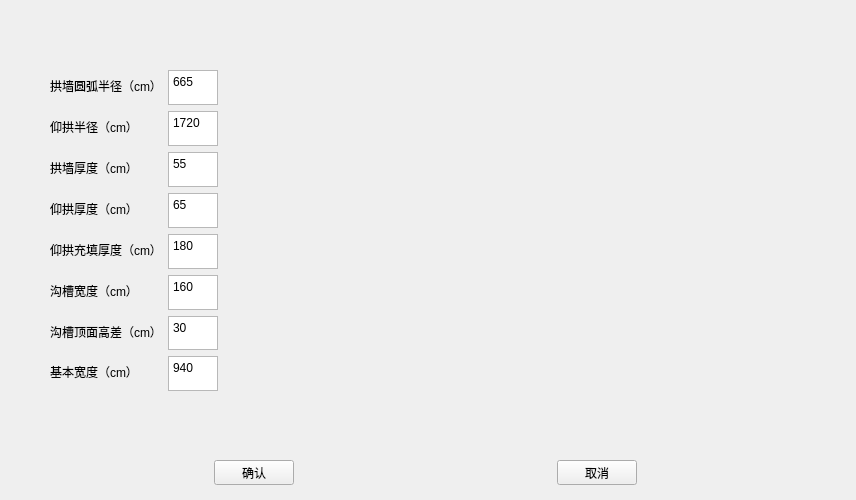
<?xml version="1.0" encoding="UTF-8"?>
<ui version="4.0">
 <class>EC</class>
 <widget class="QWidget" name="EC">
  <property name="geometry">
   <rect>
    <x>0</x>
    <y>0</y>
    <width>856</width>
    <height>500</height>
   </rect>
  </property>
  <property name="windowTitle">
   <string>二衬参数</string>
  </property>
  <widget class="QWidget" name="horizontalLayoutWidget">
   <property name="geometry">
    <rect>
     <x>0</x>
     <y>460</y>
     <width>851</width>
     <height>25</height>
    </rect>
   </property>
   <layout class="QHBoxLayout" name="horizontalLayout">
    <property name="spacing">
     <number>50</number>
    </property>
    <item>
     <spacer name="horizontalSpacer_2">
      <property name="orientation">
       <enum>Qt::Horizontal</enum>
      </property>
      <property name="sizeHint" stdset="0">
       <size>
        <width>40</width>
        <height>20</height>
       </size>
      </property>
     </spacer>
    </item>
    <item>
     <widget class="QPushButton" name="btn3_1">
      <property name="text">
       <string>确认</string>
      </property>
     </widget>
    </item>
    <item>
     <spacer name="horizontalSpacer_3">
      <property name="orientation">
       <enum>Qt::Horizontal</enum>
      </property>
      <property name="sizeHint" stdset="0">
       <size>
        <width>40</width>
        <height>20</height>
       </size>
      </property>
     </spacer>
    </item>
    <item>
     <widget class="QPushButton" name="btn3_2">
      <property name="text">
       <string>取消</string>
      </property>
     </widget>
    </item>
    <item>
     <spacer name="horizontalSpacer">
      <property name="orientation">
       <enum>Qt::Horizontal</enum>
      </property>
      <property name="sizeHint" stdset="0">
       <size>
        <width>40</width>
        <height>20</height>
       </size>
      </property>
     </spacer>
    </item>
   </layout>
  </widget>
  <widget class="QWidget" name="widget" native="true">
   <property name="geometry">
    <rect>
     <x>50</x>
     <y>70</y>
     <width>201</width>
     <height>321</height>
    </rect>
   </property>
   <layout class="QFormLayout" name="formLayout">
    <item row="0" column="0">
     <widget class="QLabel" name="label">
      <property name="text">
       <string>拱墙圆弧半径（cm）</string>
      </property>
     </widget>
    </item>
    <item row="0" column="1">
     <widget class="QTextEdit" name="E1">
      <property name="maximumSize">
       <size>
        <width>50</width>
        <height>16777215</height>
       </size>
      </property>
      <property name="html">
       <string>&lt;!DOCTYPE HTML PUBLIC &quot;-//W3C//DTD HTML 4.0//EN&quot; &quot;http://www.w3.org/TR/REC-html40/strict.dtd&quot;&gt;
&lt;html&gt;&lt;head&gt;&lt;meta name=&quot;qrichtext&quot; content=&quot;1&quot; /&gt;&lt;style type=&quot;text/css&quot;&gt;
p, li { white-space: pre-wrap; }
&lt;/style&gt;&lt;/head&gt;&lt;body style=&quot; font-family:'SimSun'; font-size:9pt; font-weight:400; font-style:normal;&quot;&gt;
&lt;p style=&quot; margin-top:0px; margin-bottom:0px; margin-left:0px; margin-right:0px; -qt-block-indent:0; text-indent:0px;&quot;&gt;665&lt;/p&gt;&lt;/body&gt;&lt;/html&gt;</string>
      </property>
     </widget>
    </item>
    <item row="1" column="0">
     <widget class="QLabel" name="label_2">
      <property name="text">
       <string>仰拱半径（cm）</string>
      </property>
     </widget>
    </item>
    <item row="1" column="1">
     <widget class="QTextEdit" name="E2">
      <property name="maximumSize">
       <size>
        <width>50</width>
        <height>16777215</height>
       </size>
      </property>
      <property name="html">
       <string>&lt;!DOCTYPE HTML PUBLIC &quot;-//W3C//DTD HTML 4.0//EN&quot; &quot;http://www.w3.org/TR/REC-html40/strict.dtd&quot;&gt;
&lt;html&gt;&lt;head&gt;&lt;meta name=&quot;qrichtext&quot; content=&quot;1&quot; /&gt;&lt;style type=&quot;text/css&quot;&gt;
p, li { white-space: pre-wrap; }
&lt;/style&gt;&lt;/head&gt;&lt;body style=&quot; font-family:'SimSun'; font-size:9pt; font-weight:400; font-style:normal;&quot;&gt;
&lt;p style=&quot; margin-top:0px; margin-bottom:0px; margin-left:0px; margin-right:0px; -qt-block-indent:0; text-indent:0px;&quot;&gt;1720&lt;/p&gt;&lt;/body&gt;&lt;/html&gt;</string>
      </property>
     </widget>
    </item>
    <item row="2" column="0">
     <widget class="QLabel" name="label_3">
      <property name="text">
       <string>拱墙厚度（cm）</string>
      </property>
     </widget>
    </item>
    <item row="4" column="0">
     <widget class="QLabel" name="label_4">
      <property name="text">
       <string>仰拱厚度（cm）</string>
      </property>
     </widget>
    </item>
    <item row="4" column="1">
     <widget class="QTextEdit" name="E4">
      <property name="maximumSize">
       <size>
        <width>50</width>
        <height>16777215</height>
       </size>
      </property>
      <property name="html">
       <string>&lt;!DOCTYPE HTML PUBLIC &quot;-//W3C//DTD HTML 4.0//EN&quot; &quot;http://www.w3.org/TR/REC-html40/strict.dtd&quot;&gt;
&lt;html&gt;&lt;head&gt;&lt;meta name=&quot;qrichtext&quot; content=&quot;1&quot; /&gt;&lt;style type=&quot;text/css&quot;&gt;
p, li { white-space: pre-wrap; }
&lt;/style&gt;&lt;/head&gt;&lt;body style=&quot; font-family:'SimSun'; font-size:9pt; font-weight:400; font-style:normal;&quot;&gt;
&lt;p style=&quot; margin-top:0px; margin-bottom:0px; margin-left:0px; margin-right:0px; -qt-block-indent:0; text-indent:0px;&quot;&gt;65&lt;/p&gt;&lt;/body&gt;&lt;/html&gt;</string>
      </property>
     </widget>
    </item>
    <item row="5" column="0">
     <widget class="QLabel" name="label_6">
      <property name="text">
       <string>仰拱充填厚度（cm）</string>
      </property>
     </widget>
    </item>
    <item row="5" column="1">
     <widget class="QTextEdit" name="E5">
      <property name="maximumSize">
       <size>
        <width>50</width>
        <height>16777215</height>
       </size>
      </property>
      <property name="html">
       <string>&lt;!DOCTYPE HTML PUBLIC &quot;-//W3C//DTD HTML 4.0//EN&quot; &quot;http://www.w3.org/TR/REC-html40/strict.dtd&quot;&gt;
&lt;html&gt;&lt;head&gt;&lt;meta name=&quot;qrichtext&quot; content=&quot;1&quot; /&gt;&lt;style type=&quot;text/css&quot;&gt;
p, li { white-space: pre-wrap; }
&lt;/style&gt;&lt;/head&gt;&lt;body style=&quot; font-family:'SimSun'; font-size:9pt; font-weight:400; font-style:normal;&quot;&gt;
&lt;p style=&quot; margin-top:0px; margin-bottom:0px; margin-left:0px; margin-right:0px; -qt-block-indent:0; text-indent:0px;&quot;&gt;180&lt;/p&gt;&lt;/body&gt;&lt;/html&gt;</string>
      </property>
     </widget>
    </item>
    <item row="6" column="0">
     <widget class="QLabel" name="label_7">
      <property name="text">
       <string>沟槽宽度（cm）</string>
      </property>
     </widget>
    </item>
    <item row="6" column="1">
     <widget class="QTextEdit" name="E6">
      <property name="maximumSize">
       <size>
        <width>50</width>
        <height>16777215</height>
       </size>
      </property>
      <property name="html">
       <string>&lt;!DOCTYPE HTML PUBLIC &quot;-//W3C//DTD HTML 4.0//EN&quot; &quot;http://www.w3.org/TR/REC-html40/strict.dtd&quot;&gt;
&lt;html&gt;&lt;head&gt;&lt;meta name=&quot;qrichtext&quot; content=&quot;1&quot; /&gt;&lt;style type=&quot;text/css&quot;&gt;
p, li { white-space: pre-wrap; }
&lt;/style&gt;&lt;/head&gt;&lt;body style=&quot; font-family:'SimSun'; font-size:9pt; font-weight:400; font-style:normal;&quot;&gt;
&lt;p style=&quot; margin-top:0px; margin-bottom:0px; margin-left:0px; margin-right:0px; -qt-block-indent:0; text-indent:0px;&quot;&gt;160&lt;/p&gt;&lt;/body&gt;&lt;/html&gt;</string>
      </property>
     </widget>
    </item>
    <item row="7" column="0">
     <widget class="QLabel" name="label_8">
      <property name="text">
       <string>沟槽顶面高差（cm）</string>
      </property>
     </widget>
    </item>
    <item row="7" column="1">
     <widget class="QTextEdit" name="E7">
      <property name="maximumSize">
       <size>
        <width>50</width>
        <height>16777215</height>
       </size>
      </property>
      <property name="html">
       <string>&lt;!DOCTYPE HTML PUBLIC &quot;-//W3C//DTD HTML 4.0//EN&quot; &quot;http://www.w3.org/TR/REC-html40/strict.dtd&quot;&gt;
&lt;html&gt;&lt;head&gt;&lt;meta name=&quot;qrichtext&quot; content=&quot;1&quot; /&gt;&lt;style type=&quot;text/css&quot;&gt;
p, li { white-space: pre-wrap; }
&lt;/style&gt;&lt;/head&gt;&lt;body style=&quot; font-family:'SimSun'; font-size:9pt; font-weight:400; font-style:normal;&quot;&gt;
&lt;p style=&quot; margin-top:0px; margin-bottom:0px; margin-left:0px; margin-right:0px; -qt-block-indent:0; text-indent:0px;&quot;&gt;30&lt;/p&gt;&lt;/body&gt;&lt;/html&gt;</string>
      </property>
     </widget>
    </item>
    <item row="8" column="0">
     <widget class="QLabel" name="label_9">
      <property name="text">
       <string>基本宽度（cm）</string>
      </property>
     </widget>
    </item>
    <item row="8" column="1">
     <widget class="QTextEdit" name="E8">
      <property name="maximumSize">
       <size>
        <width>50</width>
        <height>16777215</height>
       </size>
      </property>
      <property name="html">
       <string>&lt;!DOCTYPE HTML PUBLIC &quot;-//W3C//DTD HTML 4.0//EN&quot; &quot;http://www.w3.org/TR/REC-html40/strict.dtd&quot;&gt;
&lt;html&gt;&lt;head&gt;&lt;meta name=&quot;qrichtext&quot; content=&quot;1&quot; /&gt;&lt;style type=&quot;text/css&quot;&gt;
p, li { white-space: pre-wrap; }
&lt;/style&gt;&lt;/head&gt;&lt;body style=&quot; font-family:'SimSun'; font-size:9pt; font-weight:400; font-style:normal;&quot;&gt;
&lt;p style=&quot; margin-top:0px; margin-bottom:0px; margin-left:0px; margin-right:0px; -qt-block-indent:0; text-indent:0px;&quot;&gt;940&lt;/p&gt;&lt;/body&gt;&lt;/html&gt;</string>
      </property>
     </widget>
    </item>
    <item row="2" column="1">
     <widget class="QTextEdit" name="E3">
      <property name="maximumSize">
       <size>
        <width>50</width>
        <height>16777215</height>
       </size>
      </property>
      <property name="html">
       <string>&lt;!DOCTYPE HTML PUBLIC &quot;-//W3C//DTD HTML 4.0//EN&quot; &quot;http://www.w3.org/TR/REC-html40/strict.dtd&quot;&gt;
&lt;html&gt;&lt;head&gt;&lt;meta name=&quot;qrichtext&quot; content=&quot;1&quot; /&gt;&lt;style type=&quot;text/css&quot;&gt;
p, li { white-space: pre-wrap; }
&lt;/style&gt;&lt;/head&gt;&lt;body style=&quot; font-family:'SimSun'; font-size:9pt; font-weight:400; font-style:normal;&quot;&gt;
&lt;p style=&quot; margin-top:0px; margin-bottom:0px; margin-left:0px; margin-right:0px; -qt-block-indent:0; text-indent:0px;&quot;&gt;55&lt;/p&gt;&lt;/body&gt;&lt;/html&gt;</string>
      </property>
     </widget>
    </item>
   </layout>
  </widget>
  <widget class="QLabel" name="label_5">
   <property name="geometry">
    <rect>
     <x>280</x>
     <y>20</y>
     <width>561</width>
     <height>421</height>
    </rect>
   </property>
   <property name="styleSheet">
    <string notr="true">border-image: url(:/EC.bmp);</string>
   </property>
   <property name="text">
    <string/>
   </property>
  </widget>
 </widget>
 <resources>
  <include location="Resource.qrc"/>
 </resources>
 <connections/>
</ui>
